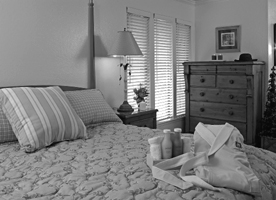
#> input picture data/test/Bedroom/image_0003.jpg, 276 x 200 px, given in place of d, which was not available; the run also reads 1 picture not shown here
$ python -i utils.py   (imports and definitions only)
#> lines starting #> are read from the running program, lines starting #| are printed output that depends on the picture; pictures that were not available may be replaced by others from this repository, and a replacement may not be noted
import numpy as np
from numpy.linalg import norm
from skimage.io import imread, imsave
from skimage.color import rgb2gray
from skimage.feature import hog, match_template
from skimage.transform import resize
from skimage.filters import gabor
from sklearn.feature_extraction.image import extract_patches_2d
from scipy.spatial.distance import cdist
from scipy.stats import mode
from sklearn.cluster import MiniBatchKMeans
from sklearn.svm import LinearSVC, SVC
from sklearn.model_selection import GridSearchCV
from sklearn.mixture import GaussianMixture
import os
import glob
import matplotlib.pyplot as plt
import warnings
import cv2

# [1 line not run here, left out]


# [14 lines left out: function get_tiny_images, not called in this run]


def generate_gaussian_pyramid(image, num_levels=3):
    """
    Generate a Gaussian pyramid for an image.
    Args:
        image (np.ndarray): Input image.
        num_levels (int): Number of pyramid levels.
    Returns:
        list: List of images at different pyramid levels.
    """
    pyramid = [image]
    for _ in range(num_levels - 1):
        image = cv2.pyrDown(image)
        pyramid.append(image)
    return pyramid


# [71 lines left out: functions build_vocabulary, build_vocabulary_with_gmm, not called in this run]

# def build_vocabulary(image_paths, vocab_size): # no multi-scale
#     """
#     Builds a visual vocabulary by clustering HOG features from training images.

#     Args:
#         image_paths (list): List of image file paths.
#         vocab_size (int): Number of clusters for the vocabulary.
#     Returns:
#         np.ndarray: Array of cluster centers (vocab_size x feature_dim).
#     """
#     cells_per_block = (4, 4)
#     pixels_per_cell = (4, 4)
#     feature_dim = cells_per_block[0] * cells_per_block[1] * 9

#     # Collect HOG features from all images
#     features = np.vstack([
#         hog(imread(image_path),
#             pixels_per_cell=pixels_per_cell,
#             cells_per_block=cells_per_block,
#             feature_vector=True
#         ).reshape(-1, feature_dim)
#         for image_path in image_paths
#     ])

#     # Cluster features to build vocabulary
#     kmeans = MiniBatchKMeans(n_clusters=vocab_size, max_iter=100, random_state=0)
#     kmeans.fit(features)

#     return kmeans.cluster_centers_

# def get_bags_of_words(image_paths): #no pyramid
#     """
#     Computes Bag of Words histograms for a list of images.

#     Args:
#         image_paths (list): List of file paths to images.
#     Returns:
#         np.ndarray: n x d matrix of BoW histograms (n = number of images, d = vocab size).
#     """
#     vocab = np.load('vocab.npy')
#     print('Loaded vocabulary from file.')

#     cells_per_block = (4, 4)
#     pixels_per_cell = (4, 4)
#     vocab_size = len(vocab)

#     histograms = []

#     for image_path in image_paths:
#         # Extract HOG features
#         img = imread(image_path)
#         feature_vector = hog(
#             img,
#             pixels_per_cell=pixels_per_cell,
#             cells_per_block=cells_per_block,
#             feature_vector=True
#         ).reshape(-1, cells_per_block[0] * cells_per_block[1] * 9)

#         # Find closest visual words
#         distances = cdist(vocab, feature_vector, metric='euclidean')
#         closest_words = np.argmin(distances, axis=0)

#         # Build histogram and normalize
#         histogram, _ = np.histogram(closest_words, bins=vocab_size, range=(0, vocab_size))
#         histogram = histogram / norm(histogram)  # Normalize histogram

#         histograms.append(histogram)

#     return np.array(histograms)

def spatial_pyramid_bow(features, vocab, levels=3):
    """
    Compute Spatial Pyramid Representation for Bag of Words.
    Args:
        features (np.ndarray): Feature descriptors for an image (n x d matrix).
        vocab (np.ndarray): Vocabulary (visual words).
        levels (int): Number of pyramid levels.
    Returns:
        np.ndarray: Spatial pyramid feature vector.
    """
    weights = [1 / (2 ** level) for level in range(levels)]
    vocab_size = vocab.shape[0]
    pyramid_feature = []

    for level in range(levels):
        num_cells = 2 ** level  # Number of cells along each axis
        step_size = features.shape[0] // num_cells  # Divide features into grid

        for i in range(num_cells):
            for j in range(num_cells):
                # Extract features in the current grid cell
                start_idx = i * step_size
                end_idx = (i + 1) * step_size
                cell_features = features[start_idx:end_idx, :]  # Slice features

                # Ensure cell_features matches vocab feature dimension
                if cell_features.shape[1] != vocab.shape[1]:
                    raise ValueError("Feature dimension of cell_features does not match vocabulary.")

                # Compute distances and build histogram
                distances = cdist(cell_features, vocab, metric='euclidean')
                closest_words = np.argmin(distances, axis=1)
                histogram, _ = np.histogram(closest_words, bins=vocab_size, range=(0, vocab_size))
                histogram = histogram / norm(histogram)  # Normalize histogram

                # Weight the histogram and append
                pyramid_feature.append(weights[level] * histogram)

    return np.hstack(pyramid_feature)

# [92 lines left out: functions get_bags_of_words, get_bags_of_words_with_gmm, not called in this run]


def compute_gist(image, num_scales=4, num_orientations=8):
    """
    Compute GIST descriptor for an image using Gabor filters.

    Args:
        image (np.ndarray): Input image.
        num_scales (int): Number of scales (frequency levels) for Gabor filters.
        num_orientations (int): Number of orientations for Gabor filters.

    Returns:
        np.ndarray: GIST descriptor.
    """
    if len(image.shape) == 3:  # Convert RGB to grayscale
        image = rgb2gray(image)

    # Initialize GIST descriptor
    gist_descriptor = []

    # Iterate through scales and orientations
    for scale in range(1, num_scales + 1):
        for orientation in np.linspace(0, np.pi, num_orientations, endpoint=False):
            # Apply Gabor filter
            real, _ = gabor(image, frequency=0.2 * scale, theta=orientation)

            # Compute the mean of the filtered response
            gist_descriptor.append(real.mean())

    return np.array(gist_descriptor)


def compute_self_similarity(image):
    """
    Compute self-similarity descriptor for an image.
    Args:
        image (np.ndarray): Input image.
    Returns:
        np.ndarray: Self-similarity matrix.
    """
    patches = extract_patches_2d(image, (16, 16), max_patches=100)
    similarity_matrix = np.zeros((len(patches), len(patches)))

    for i, patch_a in enumerate(patches):
        for j, patch_b in enumerate(patches):
            similarity_matrix[i, j] = match_template(patch_a, patch_b)

    return similarity_matrix.flatten()


def combined_features(image_paths, levels=3):
    """
    Computes combined features (BoW, GIST, Self-Similarity) for a list of images.

    Args:
        image_paths (list): List of image file paths.
        vocab (np.ndarray): Pre-trained vocabulary for BoW.
        levels (int): Number of levels in the spatial pyramid for BoW.

    Returns:
        np.ndarray: Combined feature matrix (n x d, where d = sum of individual feature dimensions).
    """
#> called with image_paths = 'data/test/Bedroom/image_0003.jpg', levels = 3
    vocab = np.load('vocab.npy')
#> (reads vocab.npy from the repository)
    print('Loaded vocabulary from file.')

    cells_per_block = (4, 4)
    pixels_per_cell = (8, 8)
    feature_dim = cells_per_block[0] * cells_per_block[1] * 9

    combined_features = []

    for image_path in image_paths:
        img = imread(image_path)
#> img is the input picture: shape (200, 276); min 3, max 255, mean 125.1

        # Extract Multi-Scale HOG
        pyramid = generate_gaussian_pyramid(img, num_levels=3)
#> the loop in generate_gaussian_pyramid, `for _ in range(num_levels - 1):` made 2 passes
#> pass 1, in generate_gaussian_pyramid, `image = cv2.pyrDown(image)`:
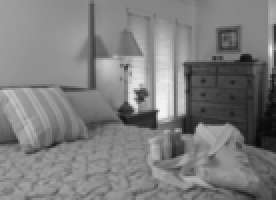
#> image: shape (100, 138) (shown 2 times larger); min 8, max 245, mean 125.3
#> pass 2, in generate_gaussian_pyramid, `image = cv2.pyrDown(image)`:
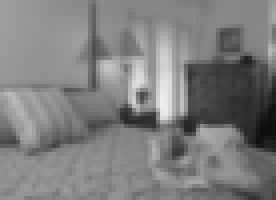
#> image: shape (50, 69) (shown 4 times larger); min 12, max 240, mean 125.6
#> after the loop in generate_gaussian_pyramid, `for _ in range(num_levels - 1):`: pyramid = 3 items
#> pyramid = 3 items
        hog_features = np.vstack([
            hog(
                level,
                pixels_per_cell=pixels_per_cell,
                cells_per_block=cells_per_block,
                feature_vector=True
            ).reshape(-1, feature_dim)
            for level in pyramid
        ])
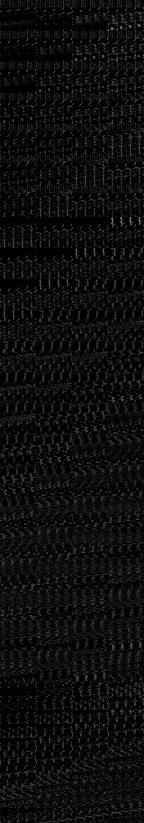
#> hog_features: shape (823, 144) float64; min 0, max 0.443, mean 0.0557

        # Compute Spatial Pyramid BoW
        bow_features = spatial_pyramid_bow(hog_features, vocab, levels=levels)
#> after the loop in spatial_pyramid_bow, `for level in range(levels):`:
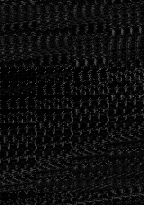
#> cell_features: shape (205, 144) float64; min 0, max 0.362, mean 0.0569
#> after the loop in spatial_pyramid_bow, `for level in range(levels):`:
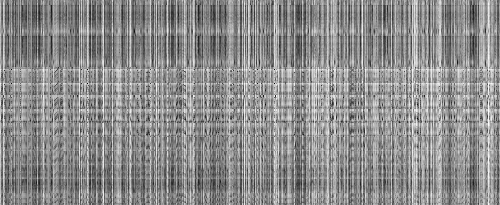
#> distances: shape (205, 500) float64; min 0.376, max 1.4, mean 0.939; drawn with min black and max white
#> after the loop in spatial_pyramid_bow, `for level in range(levels):`: pyramid_feature = 21 items
#> bow_features = 10500 values, max 0.425 at index 165, min 0 at index 0, mean 0.00495

        # GIST Descriptor
        gist_features = compute_gist(img)
#> after the loop in compute_gist, `for scale in range(1, num_scales + 1):`:
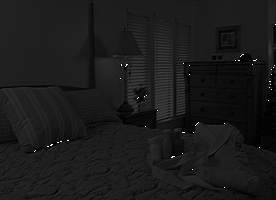
#> real: shape (200, 276); min 0, max 255, mean 26.5
#> after the loop in compute_gist, `for scale in range(1, num_scales + 1):`: gist_descriptor = 32 values, max 84.49 at index 28, min 11.57 at index 30, mean 30.09
#> gist_features has the same summary as gist_descriptor in compute_gist

        # Self-Similarity Descriptor
        self_similarity_features = compute_self_similarity(img)
#> in compute_self_similarity, `similarity_matrix = np.zeros((len(patches), len(patches)))`: similarity_matrix: shape (100, 100) float64; every value is 0
#> the loop in compute_self_similarity, `for i, patch_a in enumerate(patches):` made 100 passes
#> after the loop in compute_self_similarity, `for i, patch_a in enumerate(patches):`:
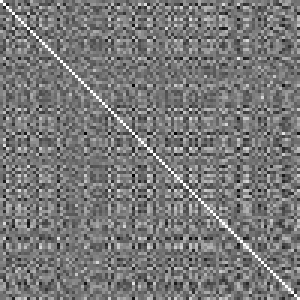
#> similarity_matrix: shape (100, 100) float64 (shown 3 times larger); min -0.86, max 1, mean 0.0184; drawn with min black and max white
#> self_similarity_features = 10000 values, max 1 at index 2323, min -0.86 at index 4458, mean 0.0184

        # Combine features
        combined_feature = np.hstack([bow_features, gist_features, self_similarity_features])
        combined_features.append(combined_feature)

    return np.array(combined_features)


# [449 lines left out: functions svm_classify, svm_classify_rbf, svm_classify_rbf_with_grid_search, nearest_neighbor_classify, get_image_paths, create_results_webpage and 1 more, not called in this run]

#> (the run stopped early here; a loop or call above may not have finished)
